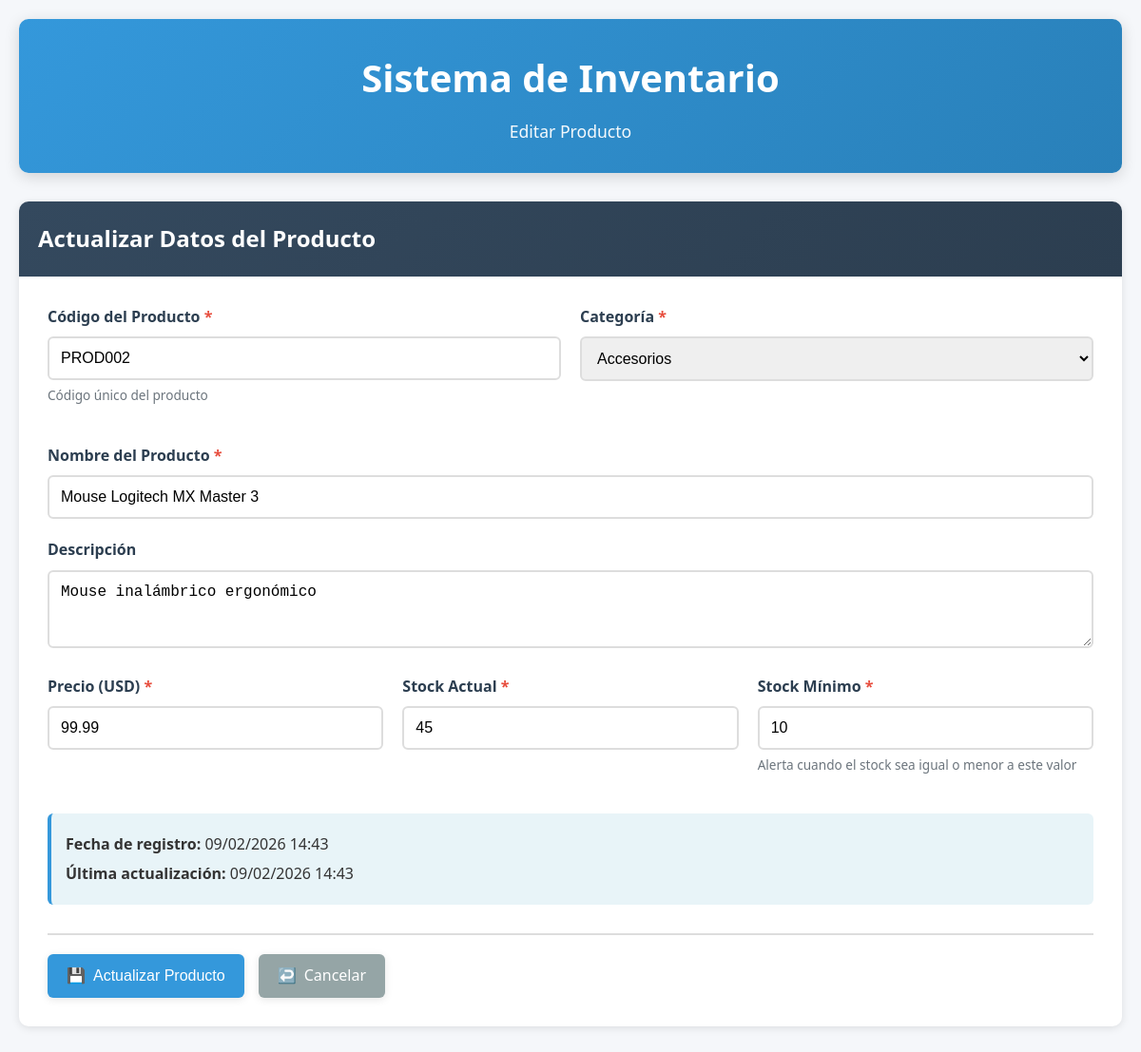
Screenshot of /public/index.php?accion=editar&id=2 with the database file from the repository.
### tables this page shows
CREATE TABLE IF NOT EXISTS productos (
    id INT AUTO_INCREMENT PRIMARY KEY,
    codigo VARCHAR(50) NOT NULL UNIQUE,
    nombre VARCHAR(100) NOT NULL,
    descripcion TEXT,
    categoria VARCHAR(50) NOT NULL,
    precio DECIMAL(10, 2) NOT NULL,
    stock INT NOT NULL DEFAULT 0,
    stock_minimo INT NOT NULL DEFAULT 5,
    fecha_registro TIMESTAMP DEFAULT CURRENT_TIMESTAMP,
    fecha_actualizacion TIMESTAMP DEFAULT CURRENT_TIMESTAMP ON UPDATE CURRENT_TIMESTAMP,
    INDEX idx_codigo (codigo),
    INDEX idx_categoria (categoria)
);

### config/Database.php (called while the page is built, shortened)
<?php
class Database {
    private $host;
    private $db_name;
    private $username;
    private $password;
    private $charset;
    public function __construct() {
        $this->host = DB_HOST;
        $this->db_name = DB_NAME;
        $this->username = DB_USER;
        $this->password = DB_PASS;
        $this->charset = DB_CHARSET;
    }
    public function getConnection() {
        $this->conn = null;
        try {
            $dsn = "mysql:host=" . $this->host . ";dbname=" . $this->db_name . ";charset=" . $this->charset;
            $this->conn = new PDO($dsn, $this->username, $this->password);
            $this->conn->setAttribute(PDO::ATTR_ERRMODE, PDO::ERRMODE_EXCEPTION);
            $this->conn->setAttribute(PDO::ATTR_DEFAULT_FETCH_MODE, PDO::FETCH_ASSOC);
        } catch(PDOException $e) {
            echo "Error de conexión: " . $e->getMessage();
            die();
        }
        return $this->conn;
    }
}

### app/models/Producto.php (called while the page is built, shortened)
<?php
class Producto {
    private $conn;
    private $table_name = "productos";
    public $id;
    public function __construct($db) {
        $this->conn = $db;
    }
    public function obtenerPorId() {
        $query = "SELECT * FROM " . $this->table_name . " WHERE id = :id LIMIT 1";
        $stmt = $this->conn->prepare($query);
        $stmt->bindParam(':id', $this->id);
        $stmt->execute();
        $row = $stmt->fetch();
        if($row) {
            $this->codigo = $row['codigo'];
            $this->nombre = $row['nombre'];
            $this->descripcion = $row['descripcion'];
            $this->categoria = $row['categoria'];
            $this->precio = $row['precio'];
            $this->stock = $row['stock'];
            $this->stock_minimo = $row['stock_minimo'];
            $this->fecha_registro = $row['fecha_registro'];
            $this->fecha_actualizacion = $row['fecha_actualizacion'];
            return true;
        }
        return false;
    }
}

### app/views/productos/editar.php (the view, shortened to what this page needs)
<!DOCTYPE html>
<html lang="es">
<head>
    <link rel="stylesheet" href="/css/styles.css">
</head>
<body>
    <div class="container">
        <header>
            <h1><?php echo APP_NAME; ?></h1>
            <p class="subtitle">Editar Producto</p>
        </header>
        <div class="card">
            <div class="card-header">
                <h2>Actualizar Datos del Producto</h2>
            </div>
            <form id="formProducto" action="index.php?accion=actualizar" method="POST" class="form">
                <div class="form-row">
                    <div class="form-group">
                        <label for="codigo">Código del Producto <span class="required">*</span></label>
                        <input type="text"
                               id="codigo"
                               name="codigo"
                               class="form-control"
                               value="<?php echo htmlspecialchars($this->producto->codigo); ?>"
                               required
                               maxlength="50">
                        <small class="form-text">Código único del producto</small>
                    </div>
                    <div class="form-group">
                        <label for="categoria">Categoría <span class="required">*</span></label>
                        <select id="categoria" name="categoria" class="form-control" required>
                            <option value="Accesorios" <?php echo $this->producto->categoria == 'Accesorios' ? 'selected' : ''; ?>>Accesorios</option>
                        </select>
                    </div>
                </div>
                <div class="form-group">
                    <label for="nombre">Nombre del Producto <span class="required">*</span></label>
                    <input type="text"
                           id="nombre"
                           name="nombre"
                           class="form-control"
                           value="<?php echo htmlspecialchars($this->producto->nombre); ?>"
                           required
                           maxlength="100">
                </div>
                <div class="form-group">
                    <label for="descripcion">Descripción</label>
                    <textarea id="descripcion"
                              name="descripcion"
                              class="form-control"
                              rows="3"><?php echo htmlspecialchars($this->producto->descripcion); ?></textarea>
                </div>
                <div class="form-row">
                    <div class="form-group">
                        <label for="precio">Precio (USD) <span class="required">*</span></label>
                        <input type="number"
                               id="precio"
                               name="precio"
                               class="form-control"
                               value="<?php echo $this->producto->precio; ?>"
                               step="0.01"
                               min="0"
                               required>
                    </div>
                    <div class="form-group">
                        <label for="stock">Stock Actual <span class="required">*</span></label>
                        <input type="number"
                               id="stock"
                               name="stock"
                               class="form-control"
                               value="<?php echo $this->producto->stock; ?>"
                               min="0"
                               required>
                    </div>
                    <div class="form-group">
                        <label for="stock_minimo">Stock Mínimo <span class="required">*</span></label>
                        <input type="number"
                               id="stock_minimo"
                               name="stock_minimo"
                               class="form-control"
                               value="<?php echo $this->producto->stock_minimo; ?>"
                               min="0"
                               required>
                        <small class="form-text">Alerta cuando el stock sea igual o menor a este valor</small>
                    </div>
                </div>
                <div class="info-box">
                    <p><strong>Fecha de registro:</strong> <?php echo date('d/m/Y H:i', strtotime($this->producto->fecha_registro)); ?></p>
                    <p><strong>Última actualización:</strong> <?php echo date('d/m/Y H:i', strtotime($this->producto->fecha_actualizacion)); ?></p>
                </div>
                <div class="form-actions">
                    <button type="submit" class="btn btn-primary">
                        <span class="icon">💾</span> Actualizar Producto
                    </button>
                    <a href="index.php" class="btn btn-secondary">
                        <span class="icon">↩️</span> Cancelar
                    </a>
                </div>
            </form>
        </div>
    </div>
</body>
</html>

### public/css/styles.css (style rules this page uses)
* { margin: 0; padding: 0; box-sizing: border-box; }
:root { --primary-color: #3498db; --primary-dark: #2980b9; --success-color: #27ae60; --danger-color: #e74c3c; --warning-color: #f39c12; --info-color: #3498db; --dark-color: #2c3e50; --light-color: #ecf0f1; --border-color: #ddd; --text-color: #333; --bg-color: #f5f7fa; --shadow: 0 2px 8px rgba(0,0,0,0.1); --shadow-lg: 0 4px 16px rgba(0,0,0,0.15); }
body { font-family: 'Segoe UI', Tahoma, Geneva, Verdana, sans-serif; background-color: var(--bg-color); color: var(--text-color); line-height: 1.6; min-height: 100vh; }
.container { max-width: 1200px; margin: 0 auto; padding: 20px; }
header { text-align: center; margin-bottom: 30px; padding: 30px 20px; background: linear-gradient(135deg, var(--primary-color), var(--primary-dark)); color: white; border-radius: 10px; box-shadow: var(--shadow-lg); }
header h1 { font-size: 2.5rem; margin-bottom: 10px; font-weight: 700; }
.subtitle { font-size: 1.1rem; opacity: 0.95; }
.btn { display: inline-flex; align-items: center; gap: 8px; padding: 10px 20px; border: none; border-radius: 6px; cursor: pointer; font-size: 1rem; font-weight: 500; text-decoration: none; transition: all 0.3s ease; box-shadow: var(--shadow); }
.btn-primary { background-color: var(--primary-color); color: white; }
.btn-secondary { background-color: #95a5a6; color: white; }
.card { background-color: white; border-radius: 10px; box-shadow: var(--shadow); margin-bottom: 20px; overflow: hidden; }
.card-header { background: linear-gradient(135deg, #34495e, var(--dark-color)); color: white; padding: 20px; display: flex; justify-content: space-between; align-items: center; }
.card-header h2 { font-size: 1.5rem; font-weight: 600; }
.form { padding: 30px; }
.form-row { display: grid; grid-template-columns: repeat(auto-fit, minmax(250px, 1fr)); gap: 20px; margin-bottom: 20px; }
.form-group { margin-bottom: 20px; }
.form-group label { display: block; margin-bottom: 8px; font-weight: 600; color: var(--dark-color); }
.required { color: var(--danger-color); }
.form-control { width: 100%; padding: 12px; border: 2px solid var(--border-color); border-radius: 6px; font-size: 1rem; transition: border-color 0.3s ease, box-shadow 0.3s ease; }
.form-text { display: block; margin-top: 5px; font-size: 0.85rem; color: #6c757d; }
.form-actions { display: flex; gap: 15px; margin-top: 30px; padding-top: 20px; border-top: 2px solid var(--border-color); }
.info-box { background-color: #e8f4f8; border-left: 4px solid var(--info-color); padding: 15px; margin: 20px 0; border-radius: 6px; }
.info-box p { margin: 5px 0; }
.card { animation: fadeIn 0.5s ease-out; }

### rows the page displays
productos: codigo "PROD002", categoria "Accesorios", nombre "Mouse Logitech MX Master 3", descripcion "Mouse inalámbrico ergonómico", precio "99.99", stock "45", stock_minimo "10", fecha_registro "09/02/2026 14:43", fecha_actualizacion "09/02/2026 14:43"

### other values shown
APP_NAME "Sistema de Inventario"
